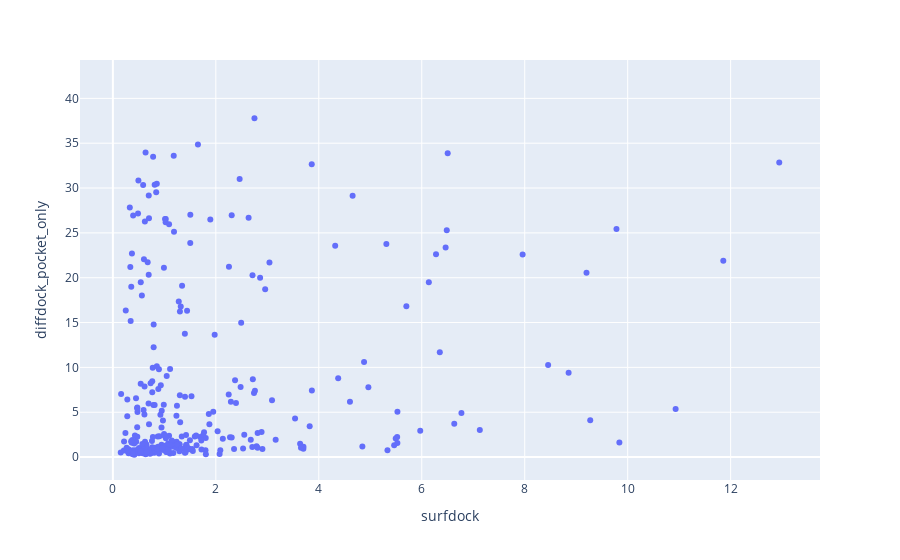

Notebook source saved alongside this figure:
### Code cell
fig = px.scatter(
    pivot_df,
    x="surfdock",
    y="diffdock_pocket_only",
    hover_name=pivot_df.index
)
fig.show()

### Figure 1 — Plotly figure (JSON) as saved in the notebook; plotly's stock layout.template omitted (floating-point values rounded to 4 significant figures; data arrays with more than 128 entries replaced by an {"elided": "..."} marker saying what was removed)
{"data": [{"hovertemplate": "<b>%{hovertext}</b><br><br>surfdock=%{x}<br>diffdock_pocket_only=%{y}<extra></extra>", "hovertext": {"elided": "473 str values"}, "legendgroup": "", "marker": {"color": "#636efa", "symbol": "circle"}, "mode": "markers", "name": "", "orientation": "v", "showlegend": false, "type": "scatter", "x": {"elided": "473 float values"}, "xaxis": "x", "y": {"elided": "473 float values"}, "yaxis": "y"}], "layout": {"legend": {"tracegroupgap": 0}, "margin": {"t": 60}, "xaxis": {"anchor": "y", "domain": [0, 1], "title": {"text": "surfdock"}}, "yaxis": {"anchor": "x", "domain": [0, 1], "title": {"text": "diffdock_pocket_only"}}}}
